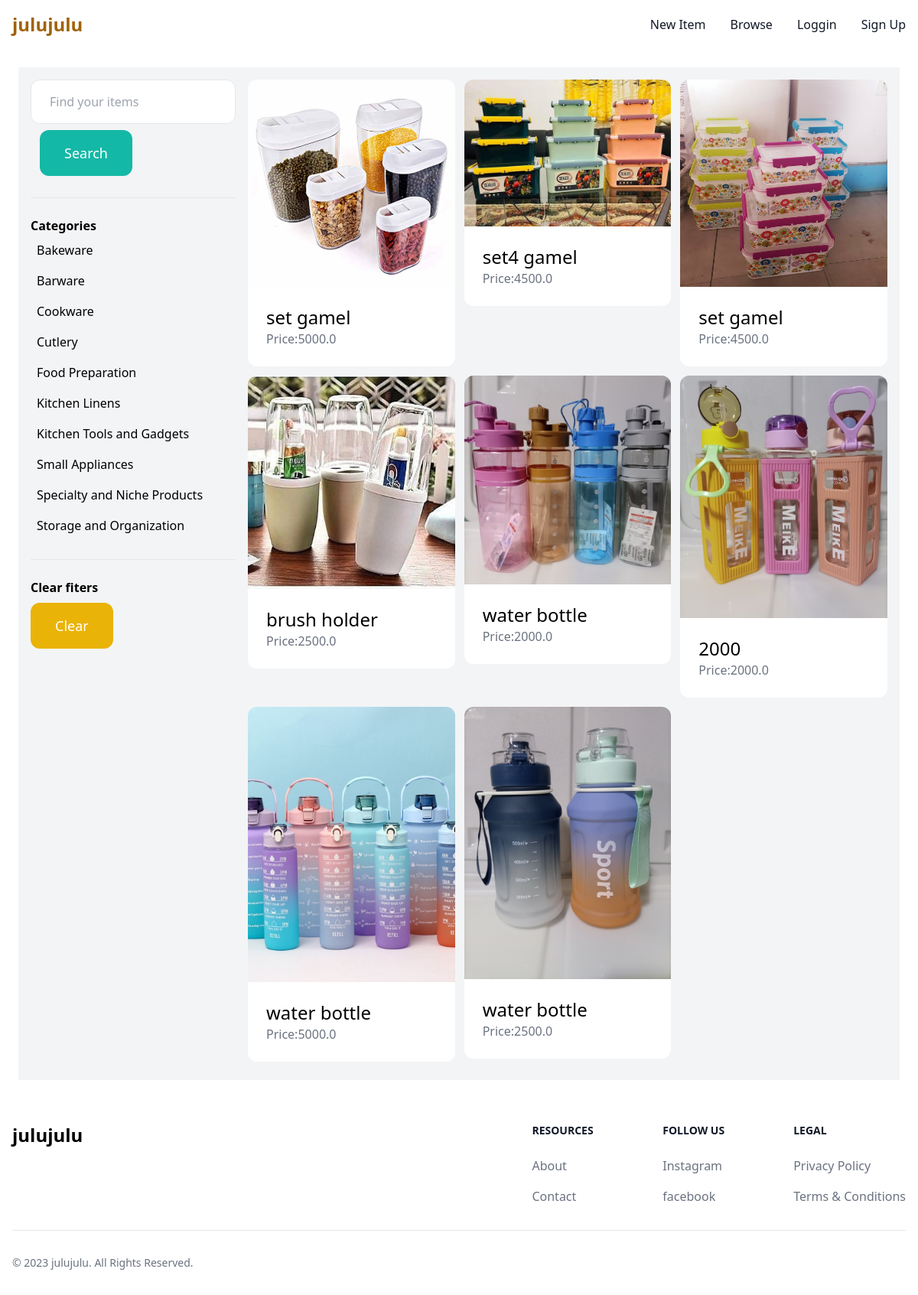
The app's page /items/ with its own data.
### item/models.py (models this page shows, shortened)
class Category(models.Model):
    name = models.CharField(max_length=225)
    class Meta:
        ordering=('name',)
        verbose_name_plural = 'Categories'

class Item(models.Model):
    category = models.ForeignKey(Category,related_name="items", on_delete=models.CASCADE)
    name = models.CharField(max_length=255)
    description = models.TextField(null=True, blank=True)
    price = models.FloatField()
    image = models.ImageField(upload_to='item_images',null=True, blank=True )
    is_sold = models.BooleanField(default=False)
    created_by = models.ForeignKey(User,related_name="items", on_delete=models.CASCADE)
    created_at = models.DateTimeField(auto_now_add=True)

### item/views.py (the view)
# urls.py: path('', views.items, name='items'),
def items(request):
    query = request.GET.get('query','')
    category_id = request.GET.get('category',0)
    categories = Category.objects.all()
    items = Item.objects.filter(is_sold=False)
    if category_id:
        items = items.filter(category_id=category_id)
    if query:
        items = items.filter(Q(name__icontains=query) | Q(description__icontains=query))
    return render(request,'item/items.html',{
        'items':items,
        'query':query,
        'categories':categories,
        "category_id":int(category_id)
    })

### item/templates/item/items.html
{% extends 'core/base.html' %}
{% block content%}
<div class="pb-6 grid grid-cols-4 gap-4 bg-gray-100 max-md:grid-cols-1 py-4 px-4">
    <div class="col-span-1">
        <form action="{% url 'item:items' %}" method="get">
            <div class="max-md:inline-flex w-full">
            <input name="query" class="w-full py-4 px-6 border rounded-xl max-md:w-full py-3  rounded-xl border" type="text" value="{{ query }}" placeholder="Find your items ">
            <button class="mt-2 py-4 px-8 text-lg bg-teal-500 text-white rounded-xl max-md:py-4 px-6 mx-3 my-1">Search</button>
        </div>
        </form>
        <hr class="my-6">
        <p class="font-semibold max-md:hidden">Categories</p>
        <ul class="max-md:hidden">
            {% for category in categories %}
            <li class="py-2 px-2 rounded-xl {% if category.id == category_id %} bg-gray-200 {% endif %}">
                <a href="{% url 'item:items' %}?query={{ query }}&category={{ category.id }}">{{ category.name }}</a>
            </li>
            {% endfor %}
        </ul>
        <hr class="my-6 max-md:hidden">
        <p class="font-semibold max-md:hidden">Clear fiters</p>
        <ul>
            <li>
                <a href="{% url 'item:items' %}" class="mt-2 py-4 px-8 inline-block bg-yellow-500 text-lg rounded-xl text-white max-md:">Clear</a>
            </li>
        </ul>
    </div>
    <div class="col-span-3">
        <div class="grid grid-cols-3 gap-3 max-md:grid-cols-1 ">
            {% for item in items %}
            <div class="">
                <a href="{% url 'item:detail' item.id %}">
                    <div class="">
                        {% if item.image %}
                        <img src="{{ item.image.url}}" alt="itemimage" class="rounded-t-xl">
                        {% endif %}
                    </div>
                    <div class="p-6 bg-white rounded-b-xl">
                        <h2 class="text-2xl ">{{ item.name }}</h2>
                        <p class="text-gray-500">Price:{{ item.price }}</p>
                    </div>
                </a>
            </div>
            {% endfor %}
        </div>
    </div>
</div>
{% endblock %}

### records on screen
Category: name "Bakeware"
Category: name "Barware"
Category: name "Cookware"
Category: name "Cutlery"
Category: name "Food Preparation"
Category: name "Kitchen Linens"
Category: name "Kitchen Tools and Gadgets"
Category: name "Small Appliances"
Category: name "Specialty and Niche Products"
Category: name "Storage and Organization"
Item: image (picture), name "set gamel", price "5000.0"
Item: image (picture), name "set4 gamel", price "4500.0"
Item: image (picture), name "set gamel", price "4500.0"
Item: image (picture), name "brush holder", price "2500.0"
Item: image (picture), name "water bottle", price "2000.0"
Item: image (picture), name "2000", price "2000.0"
Item: image (picture), name "water bottle", price "5000.0"
Item: image (picture), name "water bottle", price "2500.0"
